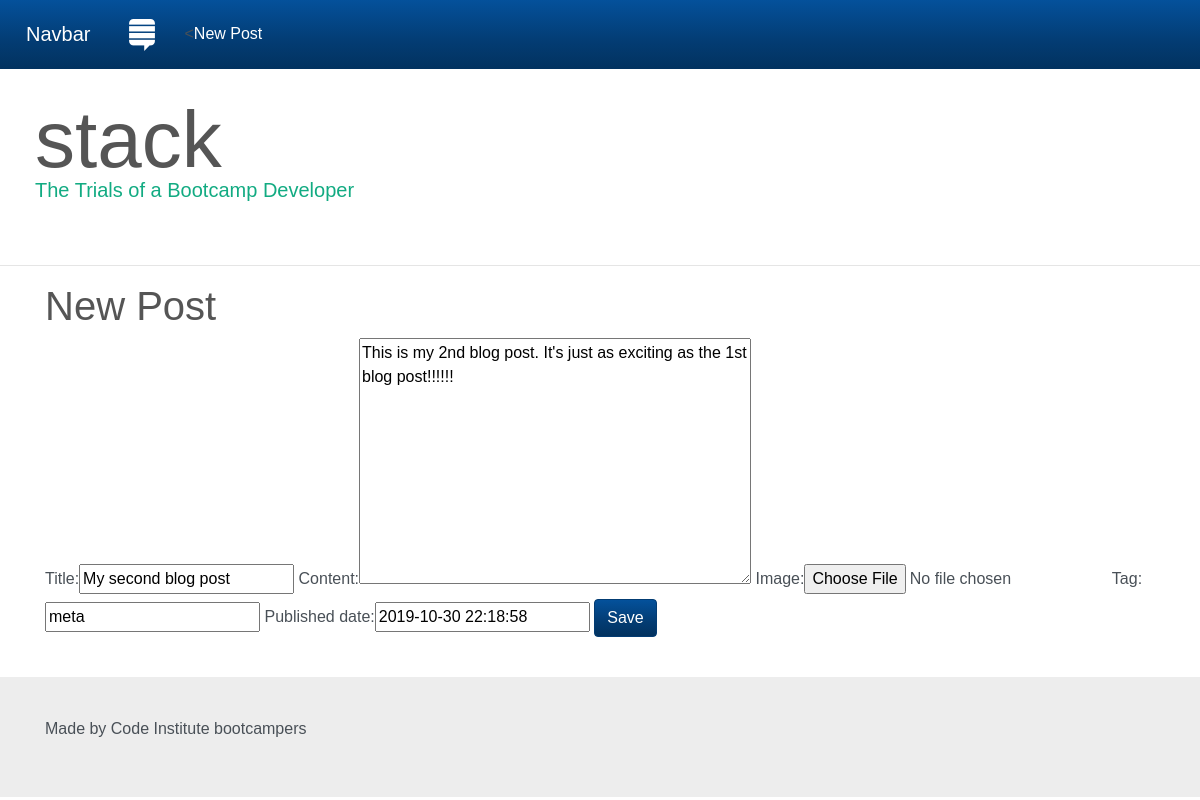
Screenshot of /posts/2/edit/ with the database file from the repository.
### posts/models.py (models this page shows, shortened)
class Post(models.Model):
    title = models.CharField(max_length=200)
    content = models.TextField()
    created_date = models.DateTimeField(auto_now_add=True)
    published_date = models.DateTimeField(blank=True, null=True, default=timezone.now)
    views = models.IntegerField(default=0)
    tag = models.CharField(max_length=30, blank=True, null=True)
    image = models.ImageField(upload_to="img", blank=True, null=True)

### posts/views.py (the view)
# urls.py: url(r'^(?P<pk>\d+)/edit/$', create_or_edit_post, name='edit_post')
def create_or_edit_post(request, pk=None):
    post = get_object_or_404(Post, pk=pk) if pk else None
    if request.method == "POST":  # User to POST a blog
        form = BlogPostForm(request.POST, request.FILES, instance=post)
        if form.is_valid():
            post = form.save()  # Full and valid blog is saved
            return redirect(post_detail, post.pk)
    else:
        form = BlogPostForm(instance=post)
    return render(request, 'blogpostform.html', {'form': form})

### posts/forms.py
class BlogPostForm(forms.ModelForm):
    class Meta:
        model = Post
        fields = ('title', 'content', 'image', 'tag', 'published_date')

### posts/templates/blogpostform.html (shortened to what this page needs)
{% extends "base.html" %}
{% load bootstrap_tags %}
{% block content %}
    <h1>New Post</h1>
    <form method="POST" enctype="multipart/form-data">
        {{ form | as_bootstrap }}
        <button type="submit" class="btn btn-info">Save</button>
    </form>
{% endblock %}

### static/css/custom.css (style rules this page uses)
body { font-family: Arial; padding-top: 50px; }
h1, h1 a { color: #555555; text-decoration: none; }

### rows the page displays
Post: title "My second blog post", content "This is my 2nd blog post. It's just as exciting as the 1st blog post!!!!!!", tag "meta", published_date "2019-10-30 22:18:58"
